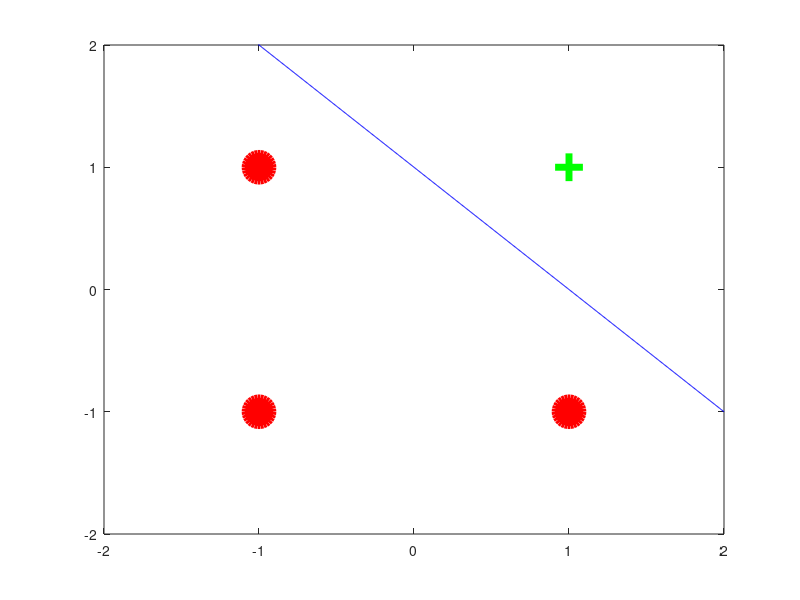

MATLAB code to generate this figure:
%simulation of AND logical operator by hebbian learning algorithm
x=[1 1 -1 -1;1 -1 1 -1];
y=[1 -1 -1 -1];
w=[0 0];
b=0;
for i=1:4
for j=1:2
w(j)=w(j)+y(i)*x(j,i);
end
b=b+y(i);
end
disp('the final weight matrix is:');
disp(w);
disp('And final bias value:');
disp(b);
plot(x(1,1),x(2,1),'+g',...
'linewidth',5,...
'markersize',20,...
'markerfacecolor',[0,0,1]);
hold on;
plot(x(1,2),x(2,2),'or',...
'linewidth',5,...
'markersize',20,...
'markerfacecolor',[1,0,0]);
hold on;
plot(x(1,3),x(2,3),'or',...
'linewidth',5,...
'markersize',20,...
'markerfacecolor',[1,0,0]);
hold on;
plot(x(1,4),x(2,4),'or',...
'linewidth',5,...
'markersize',20,...
'markerfacecolor',[1,0,0]);
hold on;
m=-(w(1)/w(2));
c=-b/w(2);
x1=linspace(-2,2,1000);
x2=m*x1+c;
plot(x1,x2,'b');
axis([-2 2 -2 2]);